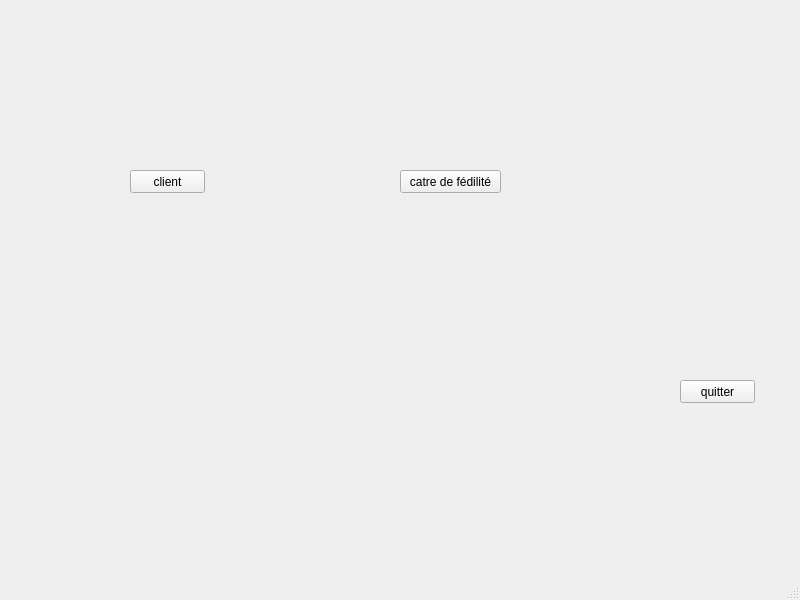
<?xml version="1.0" encoding="UTF-8"?>
<ui version="4.0">
 <class>MainWindow</class>
 <widget class="QMainWindow" name="MainWindow">
  <property name="geometry">
   <rect>
    <x>0</x>
    <y>0</y>
    <width>800</width>
    <height>600</height>
   </rect>
  </property>
  <property name="windowTitle">
   <string>MainWindow</string>
  </property>
  <widget class="QWidget" name="centralwidget">
   <widget class="QPushButton" name="pushButton">
    <property name="geometry">
     <rect>
      <x>130</x>
      <y>170</y>
      <width>75</width>
      <height>23</height>
     </rect>
    </property>
    <property name="text">
     <string>client</string>
    </property>
   </widget>
   <widget class="QPushButton" name="pushButton_2">
    <property name="geometry">
     <rect>
      <x>400</x>
      <y>170</y>
      <width>101</width>
      <height>23</height>
     </rect>
    </property>
    <property name="text">
     <string>catre de fédilité</string>
    </property>
   </widget>
   <widget class="QPushButton" name="pushButton_3">
    <property name="geometry">
     <rect>
      <x>680</x>
      <y>380</y>
      <width>75</width>
      <height>23</height>
     </rect>
    </property>
    <property name="text">
     <string>quitter</string>
    </property>
   </widget>
  </widget>
  <widget class="QMenuBar" name="menubar">
   <property name="geometry">
    <rect>
     <x>0</x>
     <y>0</y>
     <width>800</width>
     <height>21</height>
    </rect>
   </property>
  </widget>
  <widget class="QStatusBar" name="statusbar"/>
 </widget>
 <resources/>
 <connections/>
</ui>
